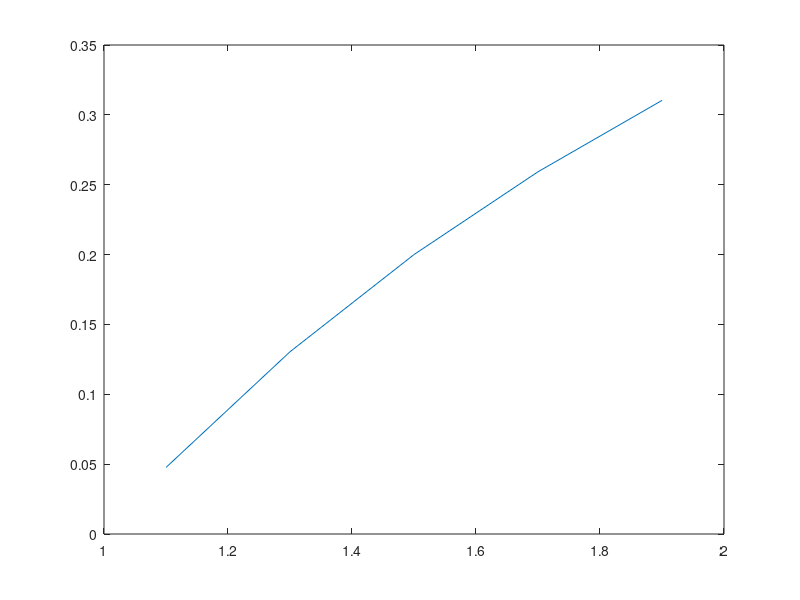
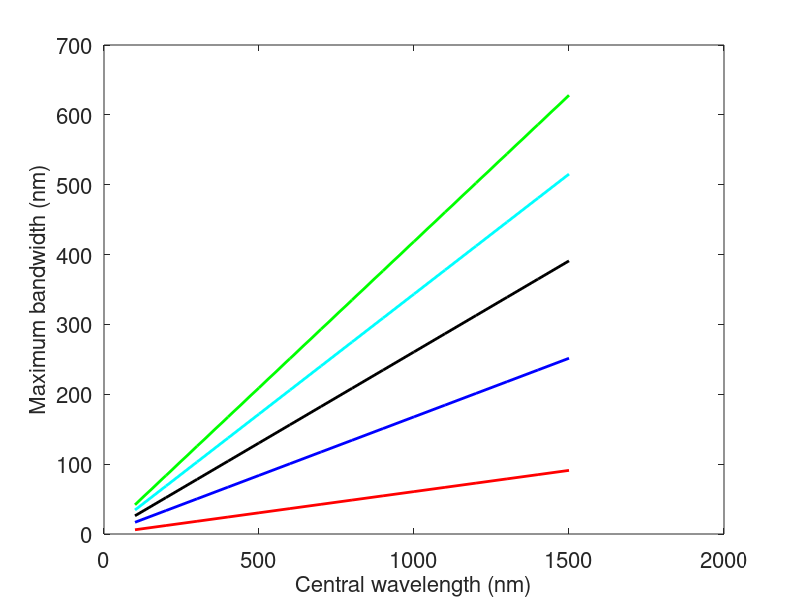

MATLAB code for these plots, in order:
lmbd0 = [1:1:15];
nhl = [1.1:0.2:2];

rho = (nhl-1)./(nhl+1);
plot(nhl,rho);
figure;
c = [1./acos(rho) - 1./acos(-rho)]./2;
color = ['r','b','k','c','g'];
for i=1:1:5
bw4 = pi*c(i).*lmbd0;
set(gcf,'color','w');
set(gca,'FontSize',16);
plot(lmbd0*100,bw4*100,color(i),'linewidth',2);
xlabel('Central wavelength (nm)','FontSize',16);
ylabel('Maximum bandwidth (nm)','Fontsize',16);
hold on;
end
